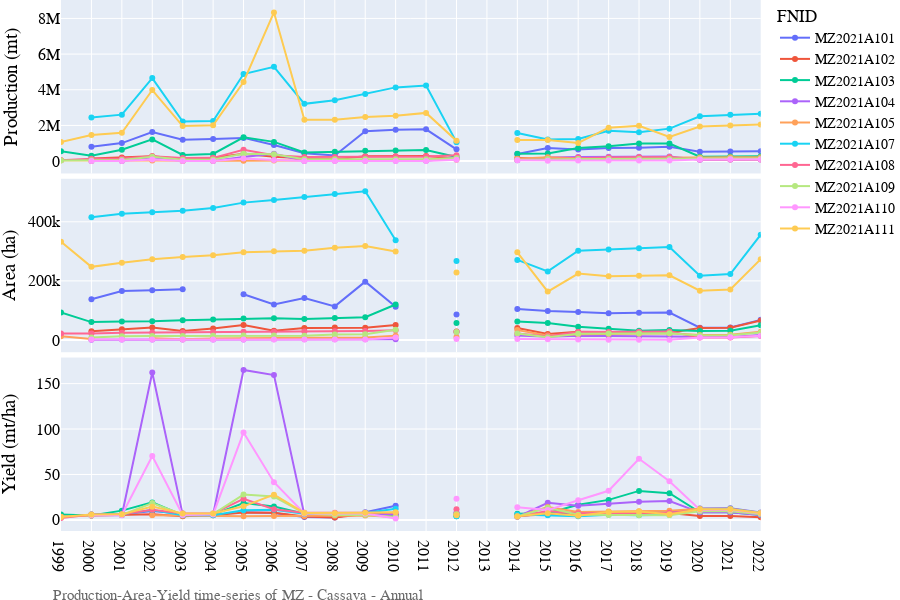
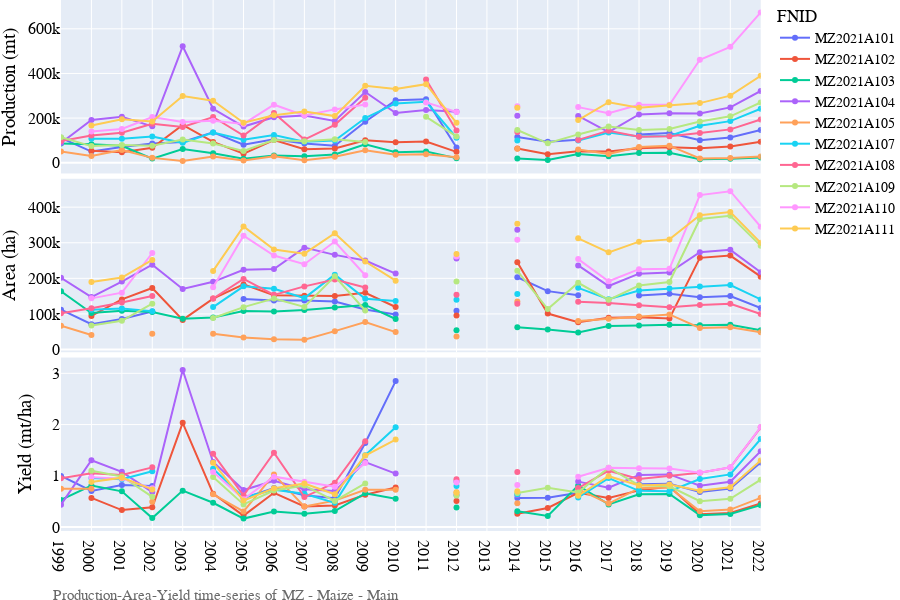
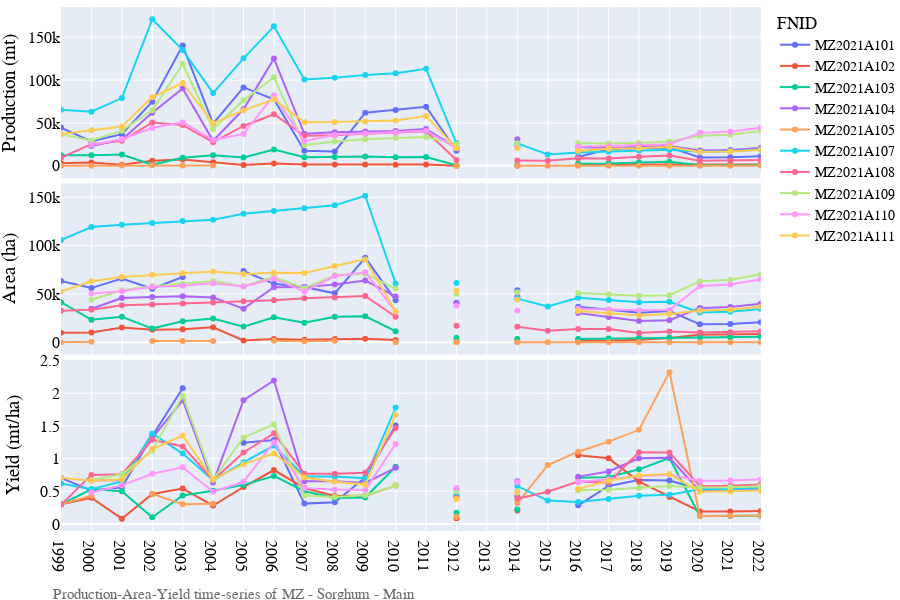

Notebook source saved alongside these figures, in order:
### Code cell
# Lineplot of Production-Area-Yield time-series
country_iso, country_name ='MZ', 'Mozambique'
df = pd.read_csv('../data/crop/adm_crop_production_%s.csv' % country_iso, index_col=0)
df['year'] = df['harvest_year']
year = [df['year'].min(), df['year'].max()]
product_season = [
    ['Cassava','Annual'],
    ['Maize','Main'],
    ['Sorghum','Main'],
]
for product_name, season_name in product_season:
    footnote = 'Production-Area-Yield time-series of %s - %s - %s' % (country_iso, product_name, season_name)
    fn_save = '../figures/%s_line_pay_%s_%s.png' % (country_iso, product_name, season_name)
    sub = df[(df['product'] == product_name) & (df['season_name'] == season_name)]
    fig = PlotLinePAY(sub, year, footnote, fn_save)
    fig.show()
